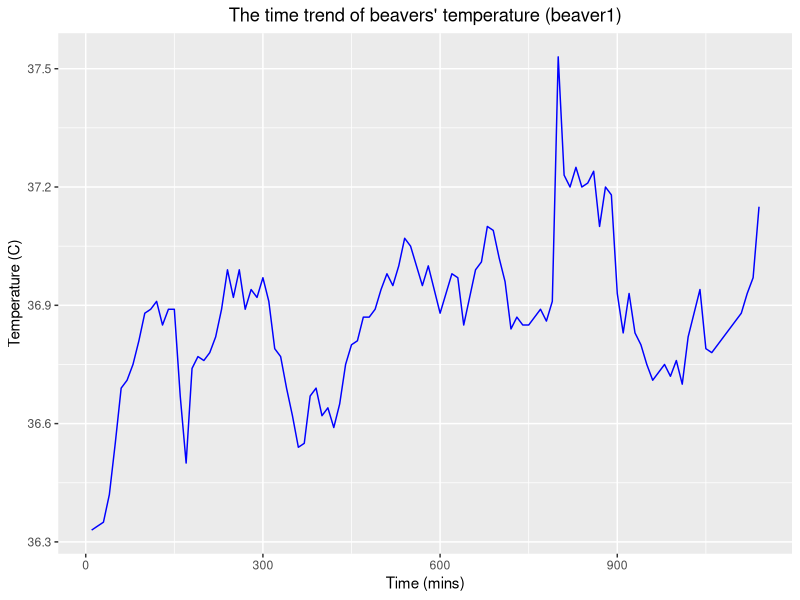
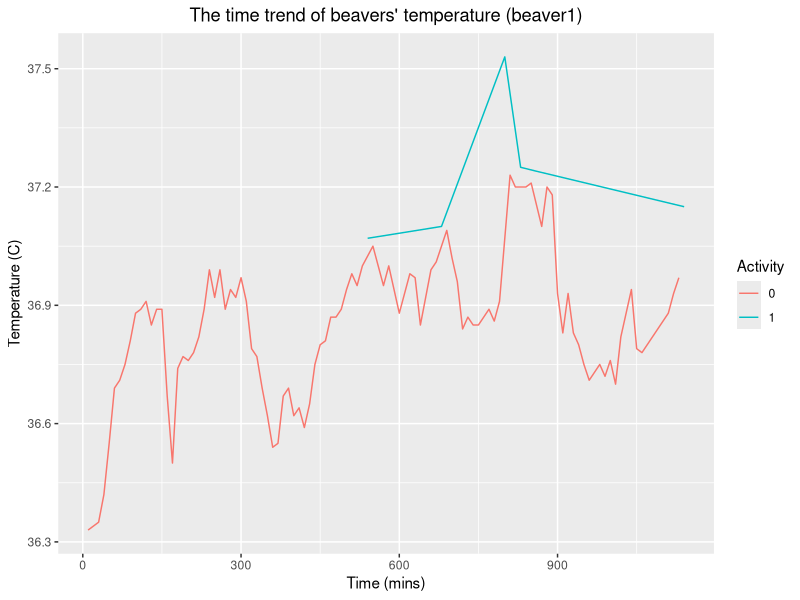
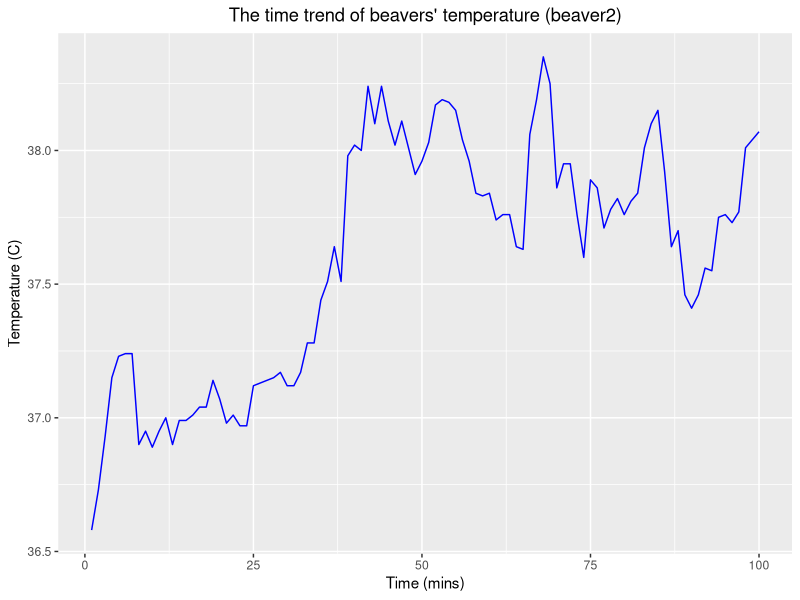
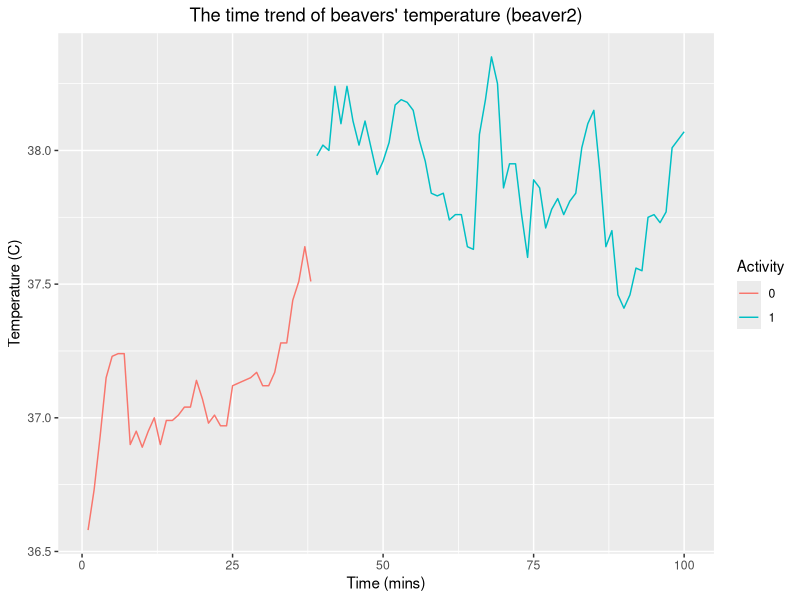

These charts were generated, in order, by the following R code:
## ---- chunk 1
knitr::opts_chunk$set(echo = TRUE)
## ---- chunk 2
library(ggplot2)
beaver_1 <- data.frame(TimePoint=(1:dim(beaver1)[1])*10, beaver1)

p1 <- ggplot(beaver_1, aes(x=TimePoint, y=temp))+
      geom_line(color="blue")+
      xlab("Time (mins)") + ylab("Temperature (C)") +
      labs(title = "The time trend of beavers' temperature (beaver1)") +
      theme(plot.title = element_text(hjust = 0.5))

p1
## ---- chunk 3
p2 <- ggplot(beaver_1, aes(x=TimePoint, color=factor(activ)))+
      geom_line(aes(y=temp))+
      xlab("Time (mins)") + ylab("Temperature (C)") +
      labs(title = "The time trend of beavers' temperature (beaver1)", color="Activity") +
      theme(plot.title = element_text(hjust = 0.5))

p2
## ---- chunk 4
beaver_2 <- data.frame((TimePoint=1:dim(beaver2)[1])*10, beaver2)

p3 <- ggplot(beaver_2, aes(x=TimePoint, y=temp))+
      geom_line(color="blue")+
      xlab("Time (mins)") + ylab("Temperature (C)") +
      labs(title = "The time trend of beavers' temperature (beaver2)") +
      theme(plot.title = element_text(hjust = 0.5))

p3
## ---- chunk 5
p4 <- ggplot(beaver_2, aes(x=TimePoint, y=temp, color=factor(activ)))+
      geom_line()+
      xlab("Time (mins)") + ylab("Temperature (C)") +
      labs(title = "The time trend of beavers' temperature (beaver2)", color="Activity") +
      theme(plot.title = element_text(hjust = 0.5))

p4
